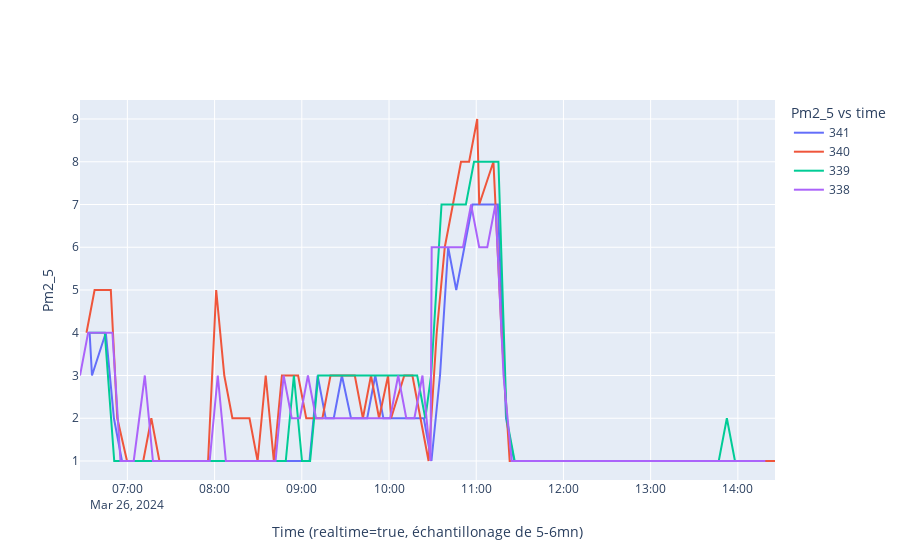

Write notebook code for a chart like this one.
### Code cell
import plotly.graph_objects as go

fig = go.Figure()

fig.add_trace(go.Scatter(x=data_341_20240326_realtime ['time'], y=data_341_20240326_realtime ['pm25'], mode='lines',name="341"))
fig.add_trace(go.Scatter(x=data_340_20240326_realtime ['time'], y=data_340_20240326_realtime ['pm25'], mode='lines',name="340"))
fig.add_trace(go.Scatter(x=data_339_20240326_realtime ['time'], y=data_339_20240326_realtime ['pm25'], mode='lines',name="339"))
fig.add_trace(go.Scatter(x=data_338_20240326_realtime ['time'], y=data_338_20240326_realtime ['pm25'], mode='lines',name="338"))

fig.update_layout(legend_title_text = "Pm2_5 vs time")
fig.update_xaxes(title_text="Time (realtime=true, échantillonage de 5-6mn)")
fig.update_yaxes(title_text="Pm2_5")
fig.show()
